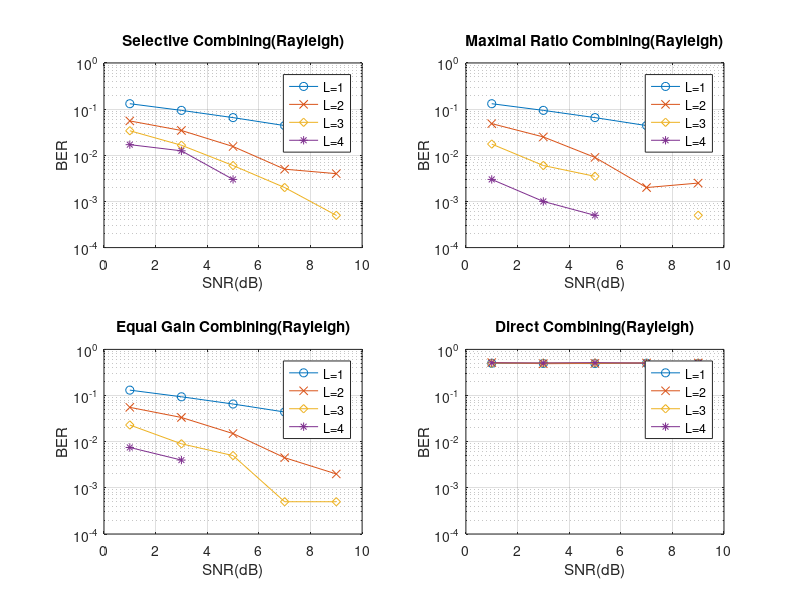

Here is the MATLAB script that generated this plot:
clear
clc

Es=1;
index=1;
x_r=[1 1 -1 -1];
x_i=[1 -1 1 -1];
QPSK_c=sqrt(1/2)*(x_r+j*x_i); % combining the R and I to the same vector as x+jy and normalized
N=10e2;

for L=1:1:4
    index=1;
% symbol power to noise power
    for SNR=1:2:9
        count=zeros(4,1);        
        for k=1:N
            R_diversity=zeros(4,1);
	    %1.Selective Combining 2.Maximal Ratio Combining 
	    %3.Euqual Gain Combining 4.Direct Combining
            % generating random bits
            S=round(rand(1,2));
            % QPSK mapping
            decimal=S(1)*2+S(2); % 00->0 01->1 10->2 11->3
            C=QPSK_c(decimal+1); % find the complex value
            
            N0_fading=1;
            N0=N0_fading*Es/(10^((SNR+10*log10(2))/10));            
            for L2=1:1:L
                % Rayleigh fading channel
                G=sqrt(N0_fading/2)*(randn(1)+j*randn(1));
                % AWGN noise       
                Z=sqrt(N0/2)*(randn(1)+j*randn(1));
                R=G*C+Z;
                if(abs(conj(G).*R)>=abs(R_diversity(1)))
                    R_diversity(1)=conj(G).*R;
                end
                R_diversity(2)=R_diversity(2)+conj(G)*R;
                R_diversity(3)=R_diversity(3)+conj(G)*R/abs(G);
                R_diversity(4)=R_diversity(4)+R;
            end
            for i=1:4                
                % MD detection (must equalize)
                [H1,I]=min(QPSK_c-R_diversity(i));
                decimal=I(1)-1;
                % demapping
                if(decimal==0)
                    bits=[0 0];
                elseif(decimal==1)
                    bits=[0 1];
                elseif(decimal==2)
                    bits=[1 0];
                else
                    bits=[1 1];
                end
                %count errors
                count(i)=count(i)+sum(abs(S-bits));
            end
        end    
        BER(:,index,L)=count./(N*2);
        index=index+1;
    end
end
snr=1:2:9;
figure(1)
subplot(221)
semilogy(snr,BER(1,:,1),'-o',snr,BER(1,:,2),'-x',snr,BER(1,:,3),'-d',snr,BER(1,:,4),'-*');
grid on;
title('Selective Combining(Rayleigh)');
xlabel('SNR(dB)');
ylabel('BER');
legend('L=1','L=2','L=3','L=4');
ylim([10^-4 10^0])

subplot(222)
semilogy(snr,BER(2,:,1),'-o',snr,BER(2,:,2),'-x',snr,BER(2,:,3),'-d',snr,BER(2,:,4),'-*');
grid on;
title('Maximal Ratio Combining(Rayleigh)');
xlabel('SNR(dB)');
ylabel('BER');
legend('L=1','L=2','L=3','L=4');
ylim([10^-4 10^0])

subplot(223)
semilogy(snr,BER(3,:,1),'-o',snr,BER(3,:,2),'-x',snr,BER(3,:,3),'-d',snr,BER(3,:,4),'-*');
grid on;
title('Equal Gain Combining(Rayleigh)');
xlabel('SNR(dB)');
ylabel('BER');
legend('L=1','L=2','L=3','L=4');
ylim([10^-4 10^0])

subplot(224)
semilogy(snr,BER(4,:,1),'-o',snr,BER(4,:,2),'-x',snr,BER(4,:,3),'-d',snr,BER(4,:,4),'-*');
grid on;
title('Direct Combining(Rayleigh)');
xlabel('SNR(dB)');
ylabel('BER');
legend('L=1','L=2','L=3','L=4');
ylim([10^-4 10^0])

set(gcf,'Position',[400 150 1050 800])
h=getframe(1);
imwrite(h.cdata,'rayleigh.png');
